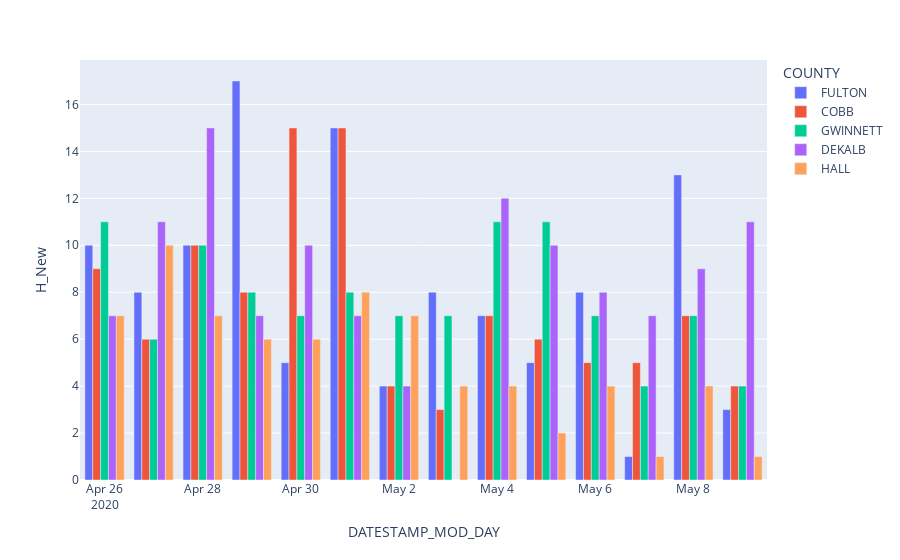

Notebook code cell kept with this figure:
### Code cell
plotly4 = px.bar(dailySpecific,
                 x="DATESTAMP_MOD_DAY",
                 y='H_New',
                 color="COUNTY",
                 barmode = 'group')
plotly4.show()

### Figure 1 — Plotly figure (JSON) as saved in the notebook; plotly's stock layout.template omitted (floating-point values rounded to 4 significant figures)
{"data": [{"alignmentgroup": "True", "hovertemplate": "COUNTY=FULTON<br>DATESTAMP_MOD_DAY=%{x}<br>H_New=%{y}<extra></extra>", "legendgroup": "FULTON", "marker": {"color": "#636efa", "pattern": {"shape": ""}}, "name": "FULTON", "offsetgroup": "FULTON", "orientation": "v", "showlegend": true, "textposition": "auto", "type": "bar", "x": ["2020-04-26", "2020-04-27", "2020-04-28", "2020-04-29", "2020-04-30", "2020-05-01", "2020-05-02", "2020-05-03", "2020-05-04", "2020-05-05", "2020-05-06", "2020-05-07", "2020-05-08", "2020-05-09"], "xaxis": "x", "y": [10, 8, 10, 17, 5, 15, 4, 8, 7, 5, 8, 1, 13, 3], "yaxis": "y"}, {"alignmentgroup": "True", "hovertemplate": "COUNTY=COBB<br>DATESTAMP_MOD_DAY=%{x}<br>H_New=%{y}<extra></extra>", "legendgroup": "COBB", "marker": {"color": "#EF553B", "pattern": {"shape": ""}}, "name": "COBB", "offsetgroup": "COBB", "orientation": "v", "showlegend": true, "textposition": "auto", "type": "bar", "x": ["2020-04-26", "2020-04-27", "2020-04-28", "2020-04-29", "2020-04-30", "2020-05-01", "2020-05-02", "2020-05-03", "2020-05-04", "2020-05-05", "2020-05-06", "2020-05-07", "2020-05-08", "2020-05-09"], "xaxis": "x", "y": [9, 6, 10, 8, 15, 15, 4, 3, 7, 6, 5, 5, 7, 4], "yaxis": "y"}, {"alignmentgroup": "True", "hovertemplate": "COUNTY=GWINNETT<br>DATESTAMP_MOD_DAY=%{x}<br>H_New=%{y}<extra></extra>", "legendgroup": "GWINNETT", "marker": {"color": "#00cc96", "pattern": {"shape": ""}}, "name": "GWINNETT", "offsetgroup": "GWINNETT", "orientation": "v", "showlegend": true, "textposition": "auto", "type": "bar", "x": ["2020-04-26", "2020-04-27", "2020-04-28", "2020-04-29", "2020-04-30", "2020-05-01", "2020-05-02", "2020-05-03", "2020-05-04", "2020-05-05", "2020-05-06", "2020-05-07", "2020-05-08", "2020-05-09"], "xaxis": "x", "y": [11, 6, 10, 8, 7, 8, 7, 7, 11, 11, 7, 4, 7, 4], "yaxis": "y"}, {"alignmentgroup": "True", "hovertemplate": "COUNTY=DEKALB<br>DATESTAMP_MOD_DAY=%{x}<br>H_New=%{y}<extra></extra>", "legendgroup": "DEKALB", "marker": {"color": "#ab63fa", "pattern": {"shape": ""}}, "name": "DEKALB", "offsetgroup": "DEKALB", "orientation": "v", "showlegend": true, "textposition": "auto", "type": "bar", "x": ["2020-04-26", "2020-04-27", "2020-04-28", "2020-04-29", "2020-04-30", "2020-05-01", "2020-05-02", "2020-05-03", "2020-05-04", "2020-05-05", "2020-05-06", "2020-05-07", "2020-05-08", "2020-05-09"], "xaxis": "x", "y": [7, 11, 15, 7, 10, 7, 4, 0, 12, 10, 8, 7, 9, 11], "yaxis": "y"}, {"alignmentgroup": "True", "hovertemplate": "COUNTY=HALL<br>DATESTAMP_MOD_DAY=%{x}<br>H_New=%{y}<extra></extra>", "legendgroup": "HALL", "marker": {"color": "#FFA15A", "pattern": {"shape": ""}}, "name": "HALL", "offsetgroup": "HALL", "orientation": "v", "showlegend": true, "textposition": "auto", "type": "bar", "x": ["2020-05-06", "2020-05-07", "2020-05-08", "2020-05-09", "2020-04-26", "2020-04-27", "2020-04-28", "2020-04-29", "2020-04-30", "2020-05-01", "2020-05-02", "2020-05-03", "2020-05-04", "2020-05-05"], "xaxis": "x", "y": [4, 1, 4, 1, 7, 10, 7, 6, 6, 8, 7, 4, 4, 2], "yaxis": "y"}], "layout": {"barmode": "group", "legend": {"title": {"text": "COUNTY"}, "tracegroupgap": 0}, "margin": {"t": 60}, "xaxis": {"anchor": "y", "domain": [0, 1], "title": {"text": "DATESTAMP_MOD_DAY"}}, "yaxis": {"anchor": "x", "domain": [0, 1], "title": {"text": "H_New"}}}}
